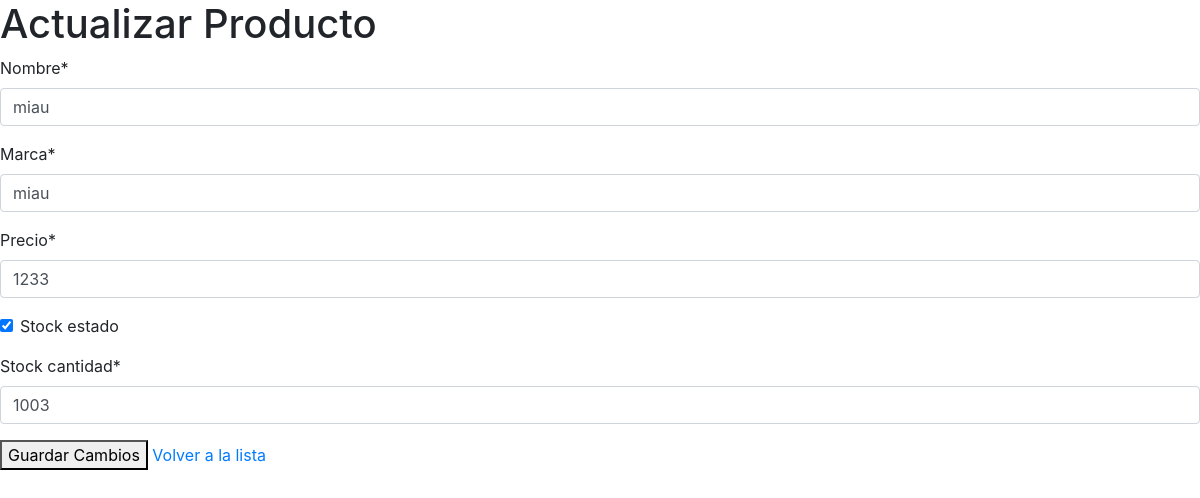
Screenshot of /vistaAdmin/editar_productos/2/ with the database file from the repository.
### api/models.py (models this page shows)
class Producto(models.Model):
    codigoProducto = models.BigAutoField(primary_key=True, unique=True)
    nombre = models.CharField(max_length=80)
    marca = models.CharField(max_length=50)
    precio = models.PositiveBigIntegerField()
    stock_estado = models.BooleanField(default=True)
    stock_cantidad = models.PositiveIntegerField(default=100)

### api/views.py (the view)
# urls.py: path('vistaAdmin/editar_productos/<int:pk>/', views.editar_productos, name='editar_productos'),
def editar_productos(request, pk):
    producto = get_object_or_404(Producto, pk=pk)
    if request.method == 'POST':
        form = ProductoForm(request.POST, instance=producto)
        if form.is_valid():
            form.save()
            return redirect('lista_productos')
    else:
        form = ProductoForm(instance=producto)
    return render(request, 'vistaAdmin/editar_productos.html', {'form': form})

### api/forms.py
class ProductoForm(forms.ModelForm):
    class Meta:
        model = Producto
        fields = '__all__'

### api/templates/vistaAdmin/editar_productos.html (shortened to what this page needs)
{% load crispy_forms_tags %}
<!DOCTYPE html>
<html lang="en">
<head>
    <link rel="stylesheet" href="https://cdn.jsdelivr.net/npm/bootstrap@4.6.2/dist/css/bootstrap.min.css">
</head>
<body>
    <h1>Actualizar Producto</h1>
    <form method="post">
        {{ form |crispy }}
        <button type="submit">Guardar Cambios</button>
        <a href="{% url 'lista_productos' %}">Volver a la lista</a>
    </form>
</body>
</html>

### rows the page displays
Producto: nombre "miau", marca "miau", precio "1233", stock_estado "☑", stock_cantidad "1003"
